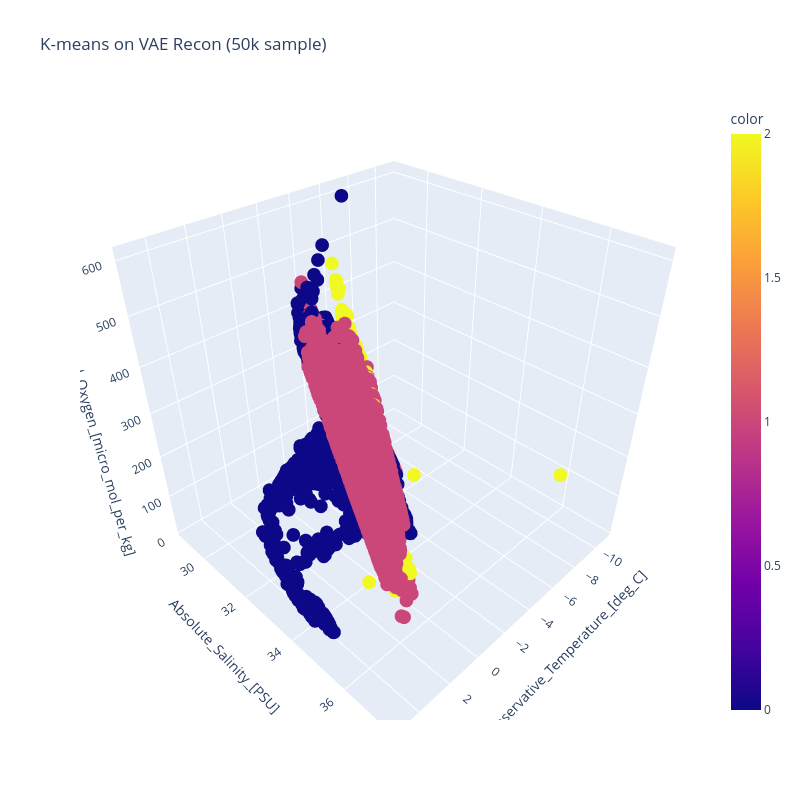

The notebook cell this image was saved under:
### Code cell
# Plot this spatially using lat/lon from original data
# Get full dataframe with lat/lon
import plotly.express as px

# Compute data centroid (mean location)
center_lat = df_TSO['Latitude_[deg_N]'].mean()
center_lon = df_TSO['Longitude_[deg_E]'].mean()

print("Center lat:", center_lat, "Center lon:", center_lon)

fig.update_layout(height=800, width=800)
fig.show()

# Use labels from kmeans clustering on data to plot geographically
df_recon['label'] = labels.astype(str)
fig2 = px.scatter_geo(
    df_recon,
    lat='lat',
    lon='lon',
    color='label',
    title="K-means on VAE Recon (Full Data)"
)

fig2.update_geos(
    projection_type="orthographic",
    projection_rotation=dict(lat=center_lat, lon=center_lon),
    showcoastlines=True,
    showcountries=True
)

fig2.show()

### Figure 1 — Plotly figure (JSON) as saved in the notebook; plotly's stock layout.template omitted (floating-point values rounded to 4 significant figures; data arrays with more than 128 entries replaced by an {"elided": "..."} marker saying what was removed)
{"data": [{"hovertemplate": "Conservative_Temperature_[deg_C]=%{x}<br>Absolute_Salinity_[PSU]=%{y}<br>Dissolved_Oxygen_[micro_mol_per_kg]=%{z}<br>color=%{marker.color}<extra></extra>", "legendgroup": "", "marker": {"color": {"elided": "60643 int values"}, "coloraxis": "coloraxis", "symbol": "circle"}, "mode": "markers", "name": "", "scene": "scene", "showlegend": false, "type": "scatter3d", "x": {"elided": "60643 float values"}, "y": {"elided": "60643 float values"}, "z": {"elided": "60643 float values"}}], "layout": {"coloraxis": {"colorbar": {"title": {"text": "color"}}, "colorscale": [[0, "#0d0887"], [0.1111, "#46039f"], [0.2222, "#7201a8"], [0.3333, "#9c179e"], [0.4444, "#bd3786"], [0.5556, "#d8576b"], [0.6667, "#ed7953"], [0.7778, "#fb9f3a"], [0.8889, "#fdca26"], [1, "#f0f921"]]}, "height": 800, "legend": {"tracegroupgap": 0}, "scene": {"domain": {"x": [0, 1], "y": [0, 1]}, "xaxis": {"title": {"text": "Conservative_Temperature_[deg_C]"}}, "yaxis": {"title": {"text": "Absolute_Salinity_[PSU]"}}, "zaxis": {"title": {"text": "Dissolved_Oxygen_[micro_mol_per_kg]"}}}, "title": {"text": "K-means on VAE Recon (50k sample)"}, "width": 800}}
